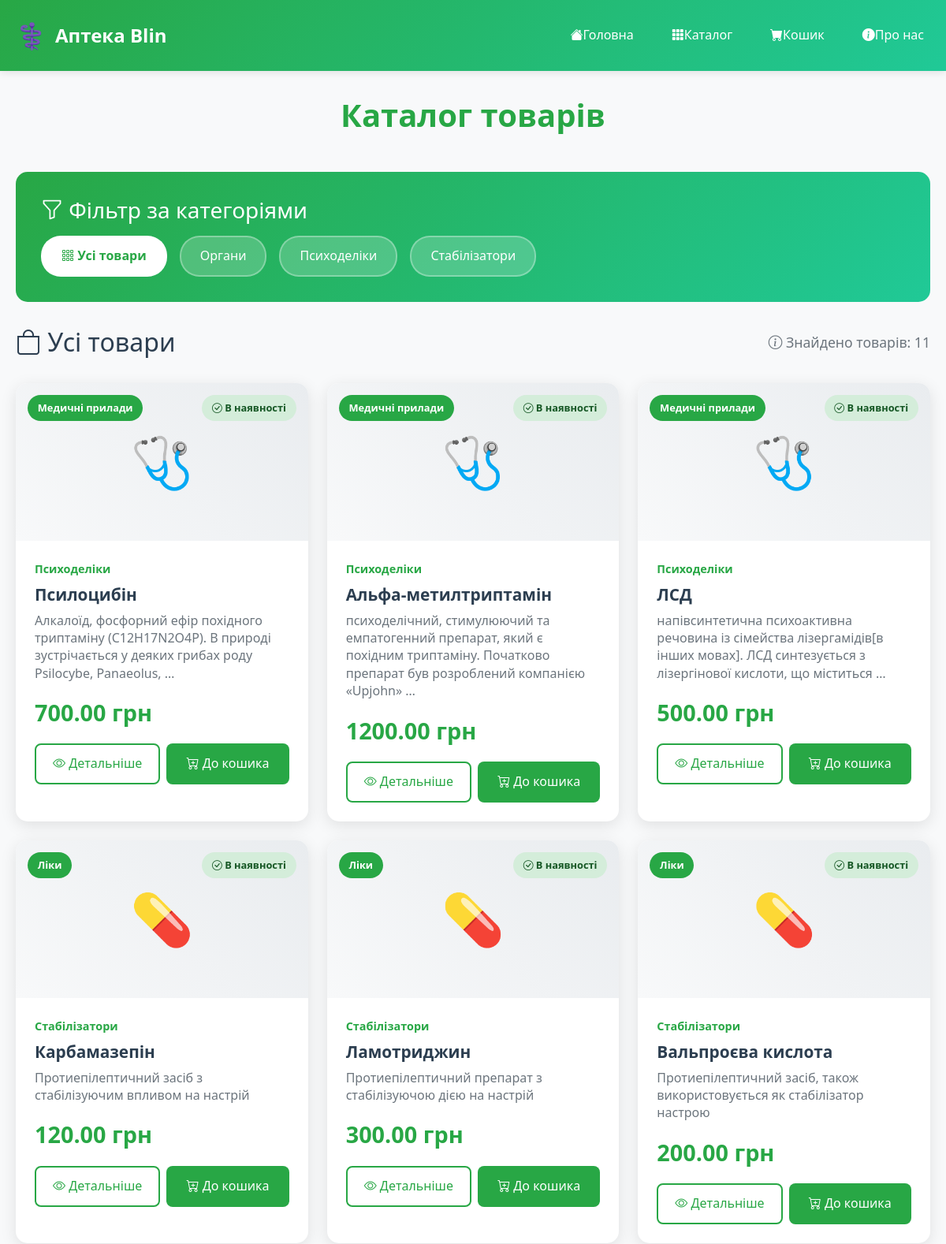
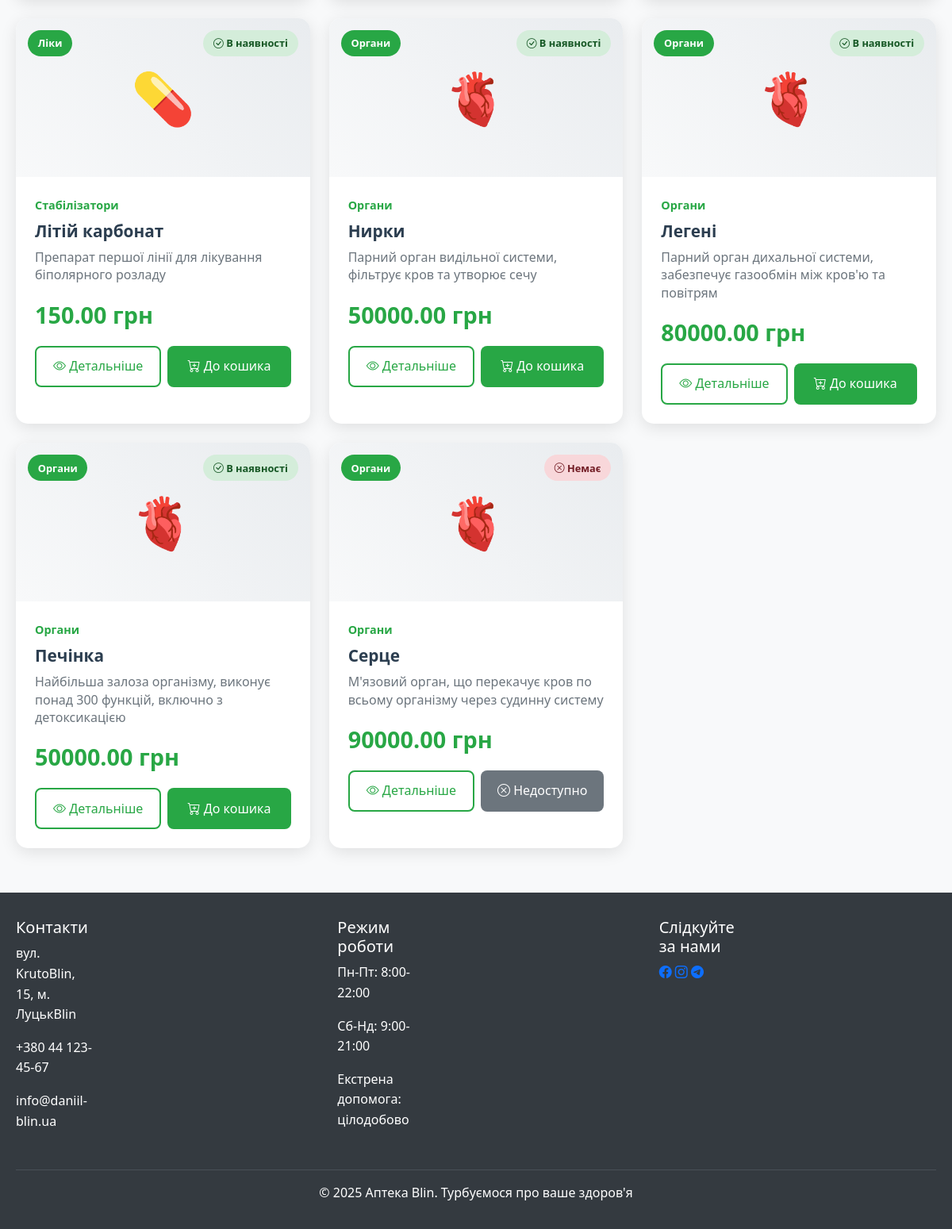
Page /catalog/ on the committed database (2 pictures, top to bottom).
### pharmacy/models.py (models this page shows, shortened)
class Category(models.Model):
    name = models.CharField(max_length=100, verbose_name="Назва категорії")
    description = models.TextField(blank=True, verbose_name="Опис категорії")
    is_active = models.BooleanField(default=True, verbose_name="Активна")
    created_at = models.DateTimeField(auto_now_add=True, verbose_name="Дата створення")
    class Meta:
        verbose_name = "Категорія"
        verbose_name_plural = "Категорії"
        ordering = ['name']
    def __str__(self):
        return self.name

class Product(models.Model):
    PRODUCT_TYPES = [
        ('medicine', 'Ліки'),
        ('organ', 'Органи'),
        ('supplement', 'БАДи'),
        ('medical_device', 'Медичні прилади'),
    ]
    COUNTRY_CHOICES = [
        ('UA', 'Україна'),
        ('US', 'США'),
        ('DE', 'Німеччина'),
        ('FR', 'Франція'),
        ('PL', 'Польща'),
        ('IN', 'Індія'),
    ]
    STOCK_STATUS = [
        ('in_stock', 'В наявності'),
        ('out_of_stock', 'Немає в наявності'),
        ('limited', 'Обмежена кількість'),
        ('pre_order', 'Під замовлення'),
    ]
    name = models.CharField(max_length=200, verbose_name="Назва товару")
    category = models.ForeignKey(Category, on_delete=models.CASCADE, verbose_name="Категорія")
    description = models.TextField(verbose_name="Опис товару")
    price = models.DecimalField(
        max_digits=10,
        decimal_places=2,
        validators=[MinValueValidator(0.01)],
        verbose_name="Ціна (грн)"
    )
    manufacturer = models.CharField(
        max_length=100,
        default="Невідомий виробник",
        verbose_name="Виробник"
    )
    country = models.CharField(
        max_length=2,
        choices=COUNTRY_CHOICES,
        default='UA',
        verbose_name="Країна виробництва"
    )
    product_type = models.CharField(
        max_length=20,
        choices=PRODUCT_TYPES,
        default='medicine',
        verbose_name="Тип товару"
    )
    stock_status = models.CharField(
        max_length=20,
        choices=STOCK_STATUS,
        default='in_stock',
        verbose_name="Статус наявності"
    )
    dosage = models.CharField(
        max_length=50,
        blank=True,
        default="Не вказано",
        verbose_name="Дозування"
    )
    package = models.CharField(
        max_length=100,
        blank=True,
        default="1 упаковка",
        verbose_name="Упаковка"
    )
    rating = models.IntegerField(
        validators=[MinValueValidator(1), MaxValueValidator(5)],
        default=5,
        verbose_name="Рейтинг (1-5)"
    )
    is_prescription_required = models.BooleanField(
        default=False,
        verbose_name="Потрібен рецепт"
    )
    created_at = models.DateTimeField(auto_now_add=True, verbose_name="Дата додавання")
    updated_at = models.DateTimeField(auto_now=True, verbose_name="Дата оновлення")
    class Meta:
        verbose_name = "Товар"
        verbose_name_plural = "Товари"
        ordering = ['-created_at']
    @property
    def in_stock(self):
        return self.stock_status == 'in_stock'

### pharmacy/views.py (the view)
# urls.py: path('catalog/', views.catalog, name='catalog'),
def catalog(request):
    categories = Category.objects.filter(is_active=True)
    products = Product.objects.select_related('category').all()
    category_filter = request.GET.get('category')
    if category_filter:
        products = products.filter(category__name=category_filter)
    context = {
        'title': 'Каталог товарів - Аптека Blin',
        'page_name': 'Каталог товарів',
        'categories': categories,
        'products': products,
    }
    return render(request, 'pharmacy/catalog.html', context)

### pharmacy/templates/pharmacy/catalog.html (shortened to what this page needs)
{% extends 'pharmacy/base.html' %}
{% block content %}
<section class="category-filter">
    <h3><i class="bi bi-funnel"></i> Фільтр за категоріями</h3>
    <div class="categories-grid">
        <a href="{% url 'pharmacy:catalog' %}" class="category-tag {% if not request.GET.category %}active{% endif %}">
            <i class="bi bi-grid-3x3-gap"></i> Усі товари
        </a>
        {% for category in categories %}
        <a href="{% url 'pharmacy:catalog' %}?category={{ category.name }}"
           class="category-tag {% if request.GET.category == category.name %}active{% endif %}">
            {{ category.name }}
        </a>
        {% endfor %}
    </div>
</section>
<div class="products-header">
    <h2 style="color: #2c3e50; margin: 0;">
        <i class="bi bi-bag"></i>
        {% if request.GET.category %}
            {{ request.GET.category }}
        {% else %}
            Усі товари
        {% endif %}
    </h2>
    <div class="products-count">
        <i class="bi bi-info-circle"></i>
        Знайдено товарів: {{ products|length }}
    </div>
</div>
<section class="products-section">
    {% if products %}
    <div class="row">
        {% for product in products %}
        <div class="col-lg-4 col-md-6 mb-4">
            <div class="product-card">
                <div class="product-image">
                    <div class="product-type-badge">{{ product.get_product_type_display }}</div>
                    <div class="product-status-badge {% if product.stock_status == 'in_stock' %}in-stock{% else %}out-of-stock{% endif %}">
                        {% if product.stock_status == 'in_stock' %}
                            <i class="bi bi-check-circle"></i> В наявності
                        {% else %}
                            <i class="bi bi-x-circle"></i> Немає
                        {% endif %}
                    </div>
                    {% if product.product_type == 'medicine' %}💊
                    {% elif product.product_type == 'organ' %}🫀
                    {% elif product.product_type == 'supplement' %}🧪
                    {% else %}🩺
                    {% endif %}
                </div>
                <div class="product-info">
                    <a href="{% url 'pharmacy:catalog' %}?category={{ product.category.name }}" class="product-category">
                        {{ product.category }}
                    </a>
                    <h3 class="product-name">{{ product.name }}</h3>
                    <p class="product-description">{{ product.description|truncatewords:15 }}</p>
                    <div class="product-price">{{ product.price }} грн</div>
                    <div class="product-actions">
                        <a href="{% url 'pharmacy:product_detail' product.id %}" class="btn-detail">
                            <i class="bi bi-eye"></i> Детальніше
                        </a>
                        {% if product.stock_status == 'in_stock' %}
                        <button class="btn-cart" onclick="addToCart({{ product.id }})">
                            <i class="bi bi-cart-plus"></i> До кошика
                        </button>
                        {% else %}
                        <button class="btn-cart" disabled>
                            <i class="bi bi-x-circle"></i> Недоступно
                        </button>
                        {% endif %}
                    </div>
                </div>
            </div>
        </div>
        {% endfor %}
    </div>
    {% endif %}
</section>
{% endblock %}

### pharmacy/templates/pharmacy/base.html (shortened to what this page needs)
<!DOCTYPE html>
<html lang="uk">
<head>
    <link href="https://cdn.jsdelivr.net/npm/bootstrap@5.3.0/dist/css/bootstrap.min.css" rel="stylesheet">
    <link rel="stylesheet" href="https://cdn.jsdelivr.net/npm/bootstrap-icons@1.11.0/font/bootstrap-icons.css">
    {% load static %}
    <link rel="stylesheet" href="{% static 'css/style.css' %}">
</head>
<body>
    <header class="header">
        <div class="container">
            <div class="header-content">
                <div class="logo">
                    <span class="logo-icon">⚕️</span>
                    <span class="logo-text">Аптека Blin</span>
                </div>
                <nav class="navbar navbar-expand-lg">
                    <div class="collapse navbar-collapse" id="navbarNav">
                        <ul class="navbar-nav nav-list">
                            <li class="nav-item"><a href="{% url 'pharmacy:home' %}" class="nav-link"><i class="bi bi-house-fill"></i> Головна</a></li>
                            <li class="nav-item"><a href="{% url 'pharmacy:catalog' %}" class="nav-link"><i class="bi bi-grid-3x3-gap-fill"></i> Каталог</a></li>
                            <li class="nav-item"><a href="{% url 'pharmacy:cart' %}" class="nav-link"><i class="bi bi-cart-fill"></i> Кошик</a></li>
                            <li class="nav-item"><a href="{% url 'pharmacy:about' %}" class="nav-link"><i class="bi bi-info-circle-fill"></i> Про нас</a></li>
                        </ul>
                    </div>
                </nav>
            </div>
        </div>
    </header>
    <main class="main-content">
        <div class="container">
            {% block page_header %}
            <div class="page-header">
                <h1 class="page-title">{{ page_name }}</h1>
            </div>
            {% endblock %}
            {% block content %}
            {% endblock %}
        </div>
    </main>
    <footer class="footer">
        <div class="container">
            <div class="row footer-content">
                <div class="col-md-4 footer-section">
                    <h5>Контакти</h5>
                    <p>вул. KrutoBlin, 15, м. ЛуцькBlin</p>
                    <p>+380 44 123-45-67</p>
                    <p>info@daniil-blin.ua</p>
                </div>
                <div class="col-md-4 footer-section">
                    <h5>Режим роботи</h5>
                    <p>Пн-Пт: 8:00-22:00</p>
                    <p>Сб-Нд: 9:00-21:00</p>
                    <p class="emergency">Екстрена допомога: цілодобово</p>
                </div>
                <div class="col-md-4 footer-section">
                    <h5>Слідкуйте за нами</h5>
                    <div class="social-links">
                        <a href="#"><i class="bi bi-facebook"></i></a>
                        <a href="#"><i class="bi bi-instagram"></i></a>
                        <a href="#"><i class="bi bi-telegram"></i></a>
                    </div>
                </div>
            </div>
            <div class="footer-bottom">
                <p>&copy; 2025 Аптека Blin. Турбуємося про ваше здоров'я</p>
            </div>
        </div>
    </footer>
</body>
</html>

### static/css/style.css (style rules this page uses)
:root { --primary-color: #28a745; --secondary-color: #20c997; --danger-color: #dc3545; --warning-color: #ffc107; --dark-color: #343a40; --light-color: #f8f9fa; --white: #ffffff; }
* { margin: 0; padding: 0; box-sizing: border-box; }
body { font-family: 'Segoe UI', Tahoma, Geneva, Verdana, sans-serif; line-height: 1.6; color: #333; background-color: var(--light-color); display: flex; flex-direction: column; min-height: 100vh; }
.container { max-width: 1200px; margin: 0 auto; padding: 0 20px; }
.header { background: linear-gradient(135deg, var(--primary-color), var(--secondary-color)); color: var(--white); padding: 1rem 0; box-shadow: 0 2px 10px rgba(0,0,0,0.1); position: sticky; top: 0; z-index: 1000; }
.header-content { display: flex; justify-content: space-between; align-items: center; flex-wrap: wrap; }
.logo { display: flex; align-items: center; font-size: 1.5rem; font-weight: bold; }
.logo-icon { font-size: 2rem; margin-right: 10px; }
.nav-list { display: flex; list-style: none; gap: 2rem; flex-wrap: wrap; }
.nav-link { color: var(--white); text-decoration: none; padding: 0.5rem 1rem; border-radius: 5px; transition: all 0.3s ease; display: flex; align-items: center; }
.main-content { flex: 1; padding: 2rem 0; }
.page-header { text-align: center; margin-bottom: 3rem; }
.page-title { color: var(--primary-color); font-size: 2.5rem; font-weight: 700; margin-bottom: 0.5rem; }
.product-card { position: relative; overflow: hidden; }
.product-price { color: var(--primary-color); font-size: 1.5rem; font-weight: bold; }
.in-stock { background-color: var(--primary-color); color: var(--white); }
.out-of-stock { background-color: var(--danger-color); color: var(--white); }
.footer { background-color: var(--dark-color); color: var(--white); padding: 2rem 0 1rem; margin-top: auto; }
.footer-content { display: grid; grid-template-columns: repeat(auto-fit, minmax(250px, 1fr)); gap: 2rem; margin-bottom: 2rem; }
.footer-bottom { text-align: center; padding-top: 1rem; border-top: 1px solid #495057; }

### rows in the picture
Category: name "Органи"
Category: name "Психоделіки"
Category: name "Стабілізатори"
Product: product_type "Медичні прилади", stock_status "in_stock" (drawn), category "Психоделіки", name "Псилоцибін", description "Алкалоїд, фосфорний ефір похідного триптаміну (C12H17N2O4P). В природі зустрічається у деяких грибах роду Psilocybe, Panaeolus, …", price "700.00"
Product: product_type "Медичні прилади", stock_status "in_stock" (drawn), category "Психоделіки", name "Альфа-метилтриптамін", description "психоделічний, стимулюючий та емпатогенний препарат, який є похідним триптаміну. Початково препарат був розроблений компанією «Upjohn» …", price "1200.00"
Product: product_type "Медичні прилади", stock_status "in_stock" (drawn), category "Психоделіки", name "ЛСД", description "напівсинтетична психоактивна речовина із сімейства лізергамідів [в інших мовах]. ЛСД синтезується з лізергінової кислоти, що міститься …", price "500.00"
Product: product_type "Ліки", stock_status "in_stock" (drawn), category "Стабілізатори", name "Карбамазепін", description "Протиепілептичний засіб з стабілізуючим впливом на настрій", price "120.00"
Product: product_type "Ліки", stock_status "in_stock" (drawn), category "Стабілізатори", name "Ламотриджин", description "Протиепілептичний препарат з стабілізуючою дією на настрій", price "300.00"
Product: product_type "Ліки", stock_status "in_stock" (drawn), category "Стабілізатори", name "Вальпроєва кислота", description "Протиепілептичний засіб, також використовується як стабілізатор настрою", price "200.00"
Product: product_type "Ліки", stock_status "in_stock" (drawn), category "Стабілізатори", name "Літій карбонат", description "Препарат першої лінії для лікування біполярного розладу", price "150.00"
Product: product_type "Органи", stock_status "in_stock" (drawn), category "Органи", name "Нирки", description "Парний орган видільної системи, фільтрує кров та утворює сечу", price "50000.00"
Product: product_type "Органи", stock_status "in_stock" (drawn), category "Органи", name "Легені", description "Парний орган дихальної системи, забезпечує газообмін між кров'ю та повітрям", price "80000.00"
Product: product_type "Органи", stock_status "in_stock" (drawn), category "Органи", name "Печінка", description "Найбільша залоза організму, виконує понад 300 функцій, включно з детоксикацією", price "50000.00"
Product: product_type "Органи", stock_status "pre_order" (drawn), category "Органи", name "Серце", description "М'язовий орган, що перекачує кров по всьому організму через судинну систему", price "90000.00"

### other values in the picture
{{ page_name }} "Каталог товарів"
{{ products|length }} "11"
